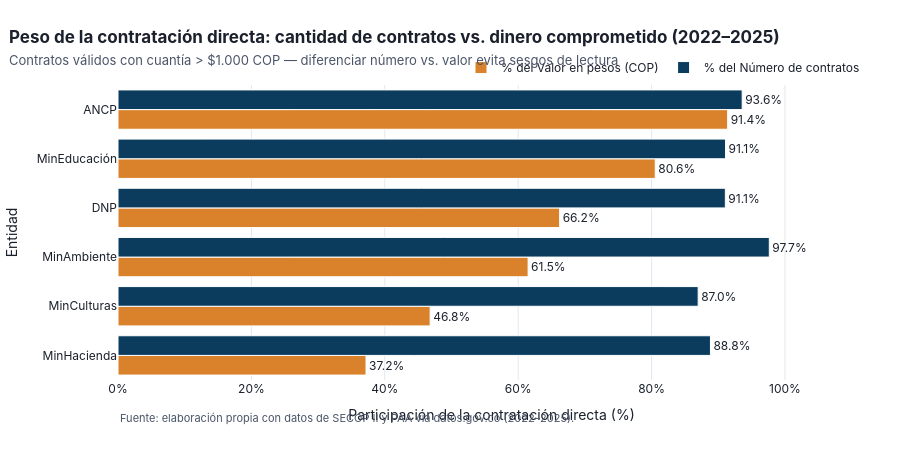

Source (notebook cell):
### Markdown cell above
**Interpretación (Indicador 1 — Tasa de ejecución):** En el agregado `2022–2025`, las seis entidades planearon **`$9.343,83 MM`** ajustados en vigencia corriente y contrataron **`$7.780,10 MM` (`83,26%`)**, dejando una brecha nominal de **`-$1.563,73 MM`**. La desviación es altamente heterogénea: la subejecución relativa más pronunciada ocurre en **ANCP (`52,64%`)**, **MinHacienda (`58,26%`)** y **MinAmbiente (`65,00%`)**, mientras que **MinEducación (`88,19%`)**, **DNP (`90,84%`)** y **MinCulturas (`100,44%`)** exhiben mayor cierre global. Los picos anuales superiores al `100%` (como **MinHacienda** en 2022 con `157,4%` y 2025 con `165,9%`, o **MinCulturas** en 2023 con `128,9%`) obedecen a que `valor_del_contrato` en SECOP II contabiliza el compromiso plurianual completo en el año de firma, sumado a adiciones hasta del `50%` (Ley 80/1993, art. 40) y créditos adicionales del Presupuesto General de la Nación.

### 4.2 Peso de la contratación directa: número de contratos frente a recursos comprometidos

### Code cell
fig_directa = graficar_contratacion_directa_entidades(df_resumen)
fig_directa

### Figure 1 — Plotly figure (JSON) as saved in the notebook; plotly's stock layout.template omitted (floating-point values rounded to 4 significant figures)
{"data": [{"hovertemplate": "<b>%{y}</b><br>% del dinero en contratación directa: %{x:.1f}%<extra></extra>", "marker": {"color": "#D9822B", "line": {"color": "white", "width": 1}}, "name": "% del Valor en pesos (COP)", "orientation": "h", "text": ["37.2%", "46.8%", "61.5%", "66.2%", "80.6%", "91.4%"], "textposition": "outside", "type": "bar", "x": [37.19, 46.8, 61.49, 66.21, 80.55, 91.41], "y": ["MinHacienda", "MinCulturas", "MinAmbiente", "DNP", "MinEducación", "ANCP"]}, {"hovertemplate": "<b>%{y}</b><br>% de contratos en contratación directa: %{x:.1f}%<extra></extra>", "marker": {"color": "#0B3C5D", "line": {"color": "white", "width": 1}}, "name": "% del Número de contratos", "orientation": "h", "text": ["88.8%", "87.0%", "97.7%", "91.1%", "91.1%", "93.6%"], "textposition": "outside", "type": "bar", "x": [88.83, 86.99, 97.65, 91.06, 91.09, 93.58], "y": ["MinHacienda", "MinCulturas", "MinAmbiente", "DNP", "MinEducación", "ANCP"]}], "layout": {"annotations": [{"font": {"color": "#4A5568", "size": 11}, "showarrow": false, "text": "Fuente: elaboración propia con datos de SECOP II y PAA vía datos.gov.co (2022–2025).", "x": 0.0, "xanchor": "left", "xref": "paper", "y": -0.16, "yref": "paper"}], "barmode": "group", "font": {"color": "#1A202C", "family": "Inter, Arial, sans-serif", "size": 12}, "height": 460, "hoverlabel": {"bgcolor": "white", "font": {"family": "Inter, Arial, sans-serif", "size": 12}}, "legend": {"font": {"size": 12}, "orientation": "h", "x": 1.0, "xanchor": "right", "y": 1.01, "yanchor": "bottom"}, "margin": {"b": 80, "l": 60, "r": 35, "t": 85}, "paper_bgcolor": "white", "plot_bgcolor": "white", "title": {"font": {"color": "#1A202C", "size": 17}, "text": "<b>Peso de la contratación directa: cantidad de contratos vs. dinero comprometido (2022–2025)</b><br><span style='font-size:13px;color:#4A5568'>Contratos válidos con cuantía > $1.000 COP — diferenciar número vs. valor evita sesgos de lectura</span>", "x": 0.01, "xanchor": "left"}, "xaxis": {"gridcolor": "#E2E8F0", "range": [0, 112], "ticksuffix": "%", "title": {"text": "Participación de la contratación directa (%)"}}, "yaxis": {"title": {"text": "Entidad"}}}}
